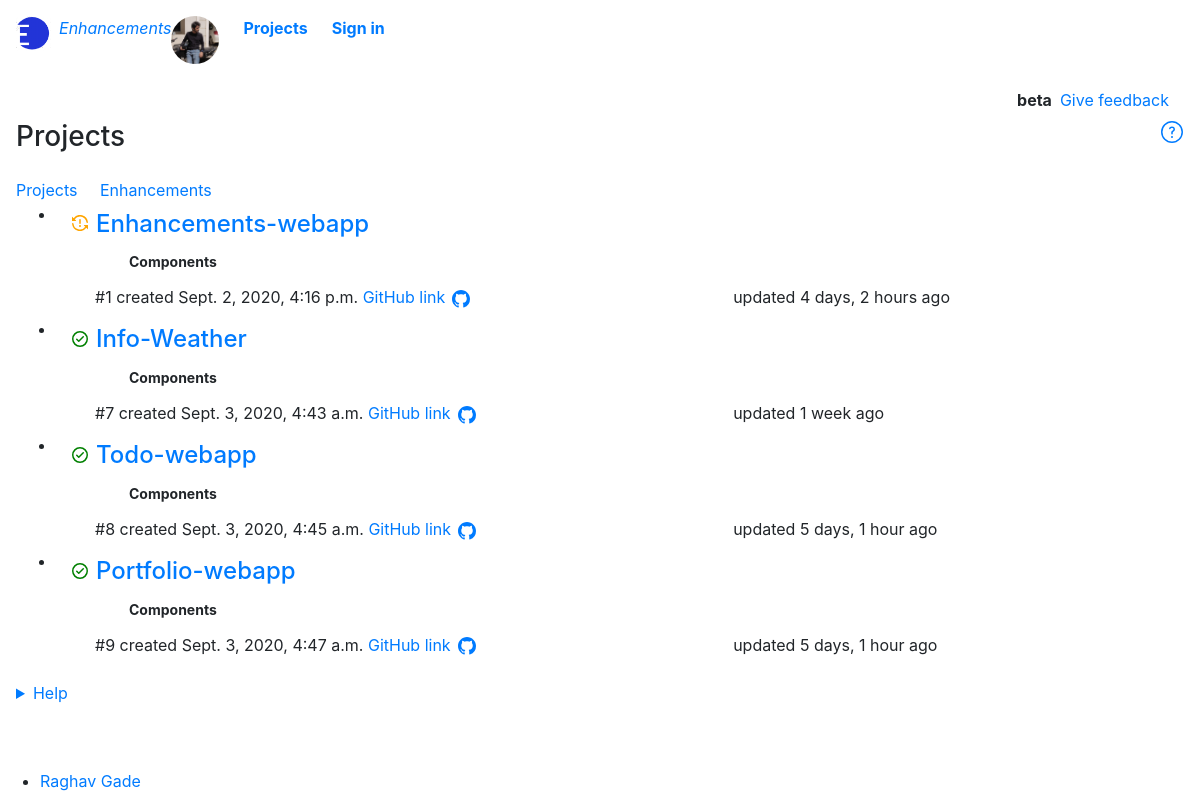
/projects, run on an earlier commit of the app's database.
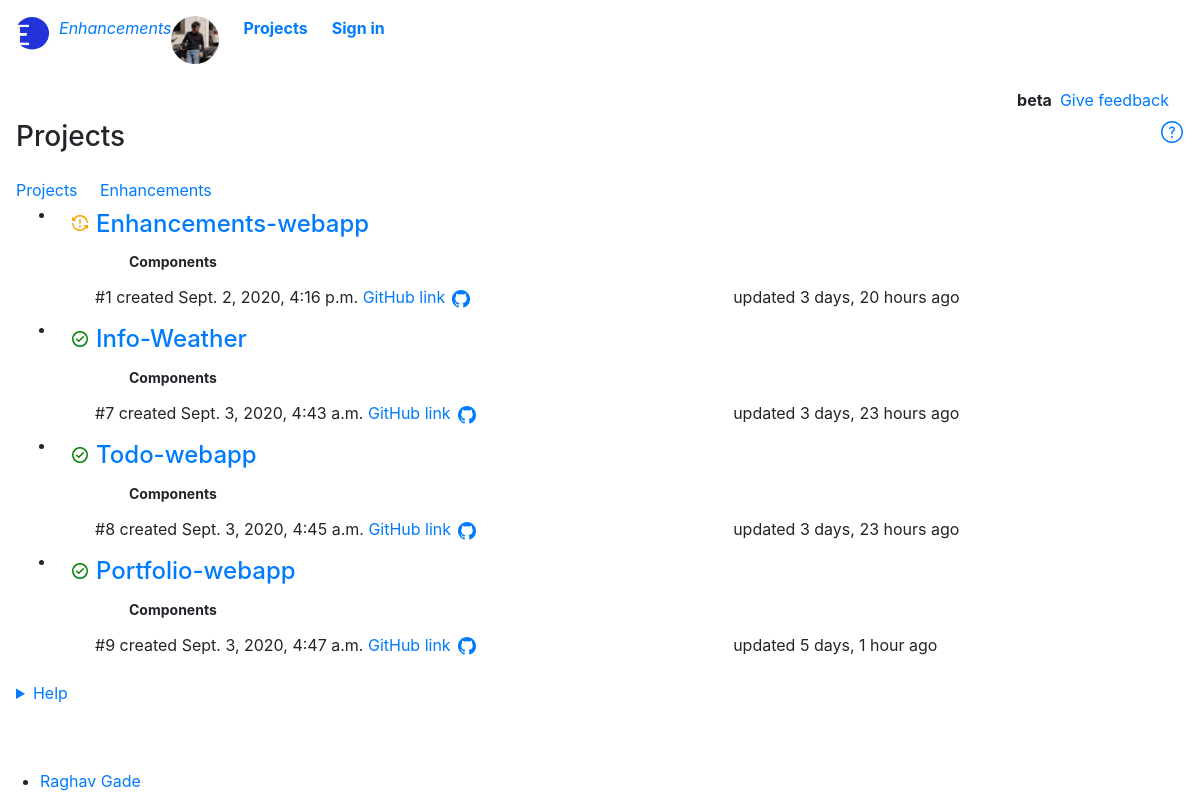
And on a later commit of the database.
### base/models.py (models this page shows, shortened)
class Project(models.Model):
    STATUS = (
        ('Queued','Queued'),
        ('Working','Working'),
        ('Completed','Completed'),
    )
    project_id = HashidAutoField(min_length=8,primary_key=True,alphabet="0123456789abcdefghijklmnopqrstuvwxyz",salt="drop the gun and go to steam bathc")
    project_title = models.CharField(max_length=200,default='New Project')
    framework_used = models.ManyToManyField(Framework,blank=True)
    language_used = models.ManyToManyField(Language,blank=True)
    containerization_used = models.ManyToManyField(Containerization,blank=True)
    database_used = models.ManyToManyField(Database,blank=True)
    project_description = MDTextField()
    github_link = models.CharField(max_length=200, default='',blank=True,null=True)
    status = models.CharField(max_length=20,null=False,choices=STATUS,default="Working")
    date_created = models.DateTimeField(auto_now_add=True)
    updated_at = models.DateTimeField(auto_now=True)
    features = models.BooleanField(default=False)

### base/views.py (the view)
# urls.py: path('projects', views.projects, name="home"),
def projects(request):
    projects = Project.objects.all()
    progress = Progress.objects.all()
    context = {
        'projects' : projects,
        'progress' : progress
    }
    return render(request,'base/projects.html',context)

### base/templates/base/projects.html (shortened to what the changed rows need)
{% extends 'base/main.html' %}
{% load static %}
{% load humanize %}
  {% block content%}
    <main class="container-lg px-3 pb-4">
      <div id="project-list">
        <div class="Box Box--spacious f4 mt-2">
          <ul>
            {% for project in projects  %}
            <li class="Box-row Box-row--hover-gray p-0 mt-0">
                <div class="ml-2 p-2 col-12">
                  <span class="tooltipped tooltipped-e float-left" aria-label="Closed ticket">
                    <span class="v-align-middle">
                      {% if project.status == "Working" %}
                      <svg id="working" xmlns="http://www.w3.org/2000/svg" viewBox="0 0 16 16" width="16" height="16"><path fill-rule="evenodd" d="M8 1.5a6.491 6.491 0 00-5.285 2.715l1.358 1.358A.25.25 0 013.896 6H.25A.25.25 0 010 5.75V2.104a.25.25 0 01.427-.177l1.216 1.216a8 8 0 0114.315 4.03.748.748 0 01-.668.83.75.75 0 01-.824-.676A6.501 6.501 0 008 1.5zM.712 8.004a.75.75 0 01.822.67 6.501 6.501 0 0011.751 3.111l-1.358-1.358a.25.25 0 01.177-.427h3.646a.25.25 0 01.25.25v3.646a.25.25 0 01-.427.177l-1.216-1.216A8 8 0 01.042 8.827a.75.75 0 01.67-.823zM9 11a1 1 0 11-2 0 1 1 0 012 0zm-.25-6.25a.75.75 0 00-1.5 0v3.5a.75.75 0 001.5 0v-3.5z"></path></svg>
                      {% elif project.status == "Completed" %}
                      <svg id="completed" xmlns="http://www.w3.org/2000/svg" viewBox="0 0 16 16" width="16" height="16"><path fill-rule="evenodd" d="M1.5 8a6.5 6.5 0 1113 0 6.5 6.5 0 01-13 0zM0 8a8 8 0 1116 0A8 8 0 010 8zm11.78-1.72a.75.75 0 00-1.06-1.06L6.75 9.19 5.28 7.72a.75.75 0 00-1.06 1.06l2 2a.75.75 0 001.06 0l4.5-4.5z"></path></svg>
                      {% elif project.status == "Queued" %}
                      <svg id="queued" xmlns="http://www.w3.org/2000/svg" viewBox="0 0 16 16" width="16" height="16"><path fill-rule="evenodd" d="M8 1.5a6.5 6.5 0 100 13 6.5 6.5 0 000-13zM0 8a8 8 0 1116 0A8 8 0 010 8zm9 3a1 1 0 11-2 0 1 1 0 012 0zm-.25-6.25a.75.75 0 00-1.5 0v3.5a.75.75 0 001.5 0v-3.5z"></path></svg>
                      {% endif %}
                    </span>
                  </span>
                  <div class="col-12 clearfix">
                    <div class="col-6 pl-2 min-width-0 float-left">
                      {% if request.user.is_authenticated %}
                      <a class="link-gray-dark no-underline v-align-middle h4" href="{% url 'projectedit' project.project_id %}">{{project.project_title}}</a> &nbsp; <a href="{% url 'specificproject' project.project_id%}"><svg xmlns="http://www.w3.org/2000/svg" viewBox="0 0 16 16" width="16" height="16"><path fill-rule="evenodd" d="M1.679 7.932c.412-.621 1.242-1.75 2.366-2.717C5.175 4.242 6.527 3.5 8 3.5c1.473 0 2.824.742 3.955 1.715 1.124.967 1.954 2.096 2.366 2.717a.119.119 0 010 .136c-.412.621-1.242 1.75-2.366 2.717C10.825 11.758 9.473 12.5 8 12.5c-1.473 0-2.824-.742-3.955-1.715C2.92 9.818 2.09 8.69 1.679 8.068a.119.119 0 010-.136zM8 2c-1.981 0-3.67.992-4.933 2.078C1.797 5.169.88 6.423.43 7.1a1.619 1.619 0 000 1.798c.45.678 1.367 1.932 2.637 3.024C4.329 13.008 6.019 14 8 14c1.981 0 3.67-.992 4.933-2.078 1.27-1.091 2.187-2.345 2.637-3.023a1.619 1.619 0 000-1.798c-.45-.678-1.367-1.932-2.637-3.023C11.671 2.992 9.981 2 8 2zm0 8a2 2 0 100-4 2 2 0 000 4z"></path></svg></a>
                      {% else %}
                      <a class="link-gray-dark no-underline v-align-middle h4" href="{% url 'specificproject' project.project_id %}">{{project.project_title}}</a>
                      {% endif %}
                      <details class="details-reset details-overlay details-overlay-dark ml-4 pt-2 pb-2">
                          <summary class="btn btn-sm" aria-haspopup="dialog"> <b>Components</b></summary>
                                </li>
                              </ul>
                            </div>
<link href="https://unpkg.com/@github/details-dialog-element/dist/index.css" rel="stylesheet" />
                    </div>
                  <div class="col-12 clearfix">
                    <div class="col-6 pl-2 text-small text-gray float-left">
                      #{{project.project_id}}
                      created <relative-time datetime="2020-08-25T06:16:01Z" class="no-wrap">{{project.date_created}}</relative-time>
                      {% if project.github_link %}
                      <span class="v-align-right" style="color: black;">
                        <a href="{{ project.github_link }}" target="_blank">GitHub link</a>
                      </span>
                      {% endif %}
                    </div>
                    <div class="col-4 offset-1 text-small text-gray float-left">
                      updated <relative-time datetime="2020-08-25T06:31:06" class="no-wrap">{{project.updated_at|naturaltime}}</relative-time>
                    </div>
                  </div>
              {% endfor %}
      <br>
    </main>
{% endblock %}

What changed in the data, as far as the page shows it:
changed Project "Enhancements-webapp": updated_at "4 days, 2 hours ago" → "3 days, 20 hours ago"
changed Project "Info-Weather": updated_at "1 week ago" → "3 days, 23 hours ago"
changed Project "Todo-webapp": updated_at "5 days, 1 hour ago" → "3 days, 23 hours ago"
